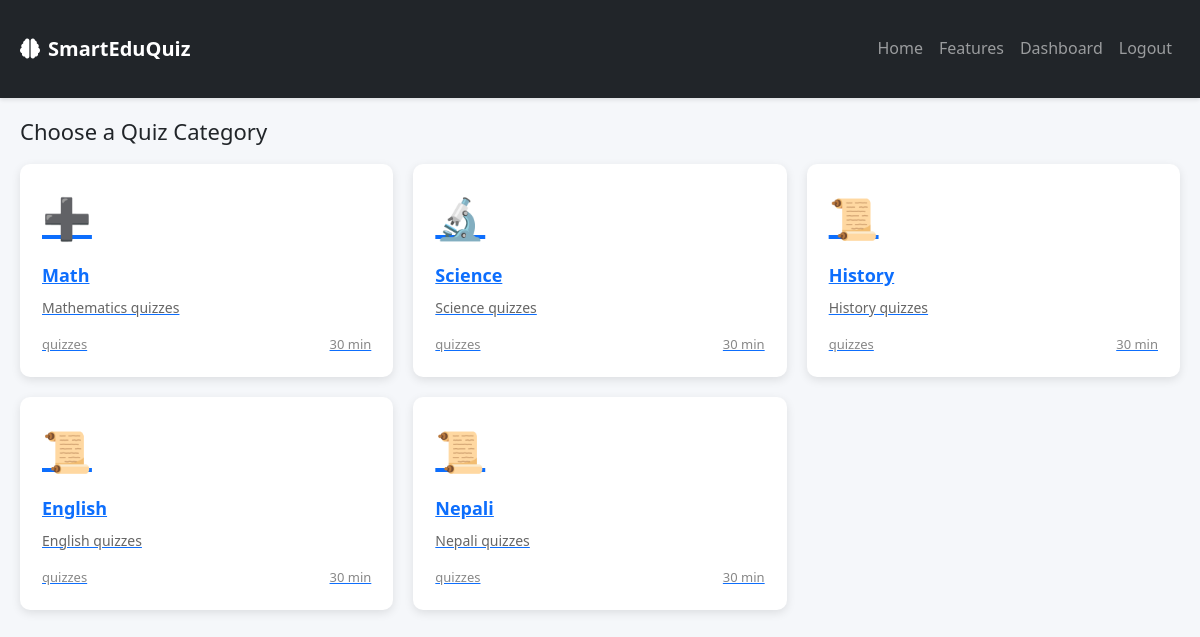
Screenshot of /quiz/list/ (signed in) with the database file from the repository.
### quiz/models.py (models this page shows, shortened)
class Category(models.Model):
    name = models.CharField(max_length=100)
    icon = models.CharField(max_length=10, default="📚")
    description = models.TextField()

### quiz/views.py (the view)
# urls.py: path('quiz/list/', views.quiz_list, name='quiz_list'),
@login_required
def quiz_list(request):
    if request.user.profile.role != 'student':
        return redirect('dashboard')
    initialize_categories()
    categories = Category.objects.all()
    return render(request, 'quiz_list.html', {'categories': categories})

### quiz/views.py (called while the page is built)
def initialize_categories():
    default_categories = [
        {'name': 'Math', 'icon': '➕', 'description': 'Mathematics quizzes'},
        {'name': 'Science', 'icon': '🔬', 'description': 'Science quizzes'},
        {'name': 'History', 'icon': '📜', 'description': 'History quizzes'},
        {'name': 'English', 'icon': '📜', 'description': 'English quizzes'},
        {'name': 'Nepali', 'icon': '📜', 'description': 'Nepali quizzes'},
    ]
    for category in default_categories:
        if not Category.objects.filter(name=category['name']).exists():
            Category.objects.create(**category)

### quiz/templates/quiz_list.html (shortened to what this page needs)
{% extends 'base.html' %}
{% load static %}
{% block extra_css %}
<link rel="stylesheet" href="{% static 'css/quiz.css' %}">
{% endblock %}
{% block content %}
<div class="container">
    <h2 class="categories-title">Choose a Quiz Category</h2>
    <div class="categories-grid">
        {% for category in categories %}
        <a href="{% url 'quiz_list_category' category.id %}" class="category-card">
            <div class="category-icon">{{ category.icon }}</div>
            <h3 class="category-name">{{ category.name }}</h3>
            <p class="category-desc">{{ category.description }}</p>
            <div class="category-meta">
                <span>{{ category.quizzes.count }} quizzes</span>
                <span>30 min</span>
            </div>
        </a>
        {% empty %}
        <p>No categories available.</p>
        {% endfor %}
    </div>
</div>
{% endblock %}

### quiz/static/css/main.css (style rules this page uses)
:root { --primary-blue: #2563eb; --dark-blue: #1e40af; --light-bg: #f8fafc; --primary: #4361ee; --primary-dark: #3a0ca3; --accent: #4895ef; --success: #4cc9f0; --danger: #f72585; --warning: #f8961e; --correct: #4ade80; --incorrect: #f87171; --teacher-primary: #7209b7; --teacher-primary-dark: #560bad; --teacher-accent: #b5179e; }
body { font-family: 'Segoe UI', Tahoma, Geneva, Verdana, sans-serif; background-color: var(--light-bg); margin: 0; padding: 0; }
.quiz-card, .stat-card, .category-card { background: white; border-radius: 10px; padding: 1.5rem; box-shadow: 0 4px 6px rgba(0, 0, 0, 0.05); transition: transform 0.3s; border-left: 4px solid var(--primary-blue); }
.categories-title { font-size: 22px; margin-bottom: 20px; color: var(--dark); }
.categories-grid { display: grid; grid-template-columns: repeat(auto-fill, minmax(300px, 1fr)); gap: 20px; }
.category-card { border: 2px solid transparent; cursor: pointer; }
.category-icon { font-size: 40px; margin-bottom: 15px; color: var(--primary); }
.category-name { font-size: 18px; font-weight: 600; margin-bottom: 10px; }
.category-desc { color: #666; font-size: 14px; margin-bottom: 15px; }
.category-meta { display: flex; justify-content: space-between; color: #888; font-size: 13px; }

### quiz/static/css/quiz.css (style rules this page uses)
:root { --primary: #4361ee; --secondary: #3f37c9; --accent: #4895ef; --light: #f8f9fa; --dark: #212529; --success: #4cc9f0; --danger: #f72585; --warning: #f8961e; --correct: #4ade80; --incorrect: #f87171; }
* { margin: 0; padding: 0; box-sizing: border-box; font-family: 'Segoe UI', Tahoma, Geneva, Verdana, sans-serif; }
body { background-color: #f5f7fa; color: var(--dark); line-height: 1.6; }
.container { max-width: 1200px; margin: 0 auto; padding: 20px; }
.categories-title { font-size: 22px; margin-bottom: 20px; color: var(--dark); }
.categories-grid { display: grid; grid-template-columns: repeat(auto-fill, minmax(300px, 1fr)); gap: 20px; }
.category-card { background: white; border-radius: 10px; box-shadow: 0 3px 10px rgba(0, 0, 0, 0.1); padding: 20px; transition: all 0.3s ease; cursor: pointer; border: 2px solid transparent; }
.category-icon { font-size: 40px; margin-bottom: 15px; color: var(--primary); }
.category-name { font-size: 18px; font-weight: 600; margin-bottom: 10px; }
.category-desc { color: #666; font-size: 14px; margin-bottom: 15px; }
.category-meta { display: flex; justify-content: space-between; color: #888; font-size: 13px; }

### rows the page displays
Category: icon "➕", name "Math", description "Mathematics quizzes"
Category: icon "🔬", name "Science", description "Science quizzes"
Category: icon "📜", name "History", description "History quizzes"
Category: icon "📜", name "English", description "English quizzes"
Category: icon "📜", name "Nepali", description "Nepali quizzes"
